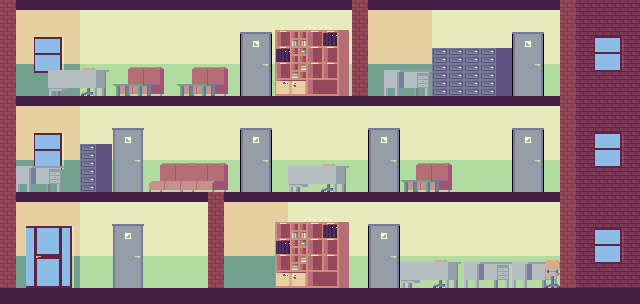

The image is a tile-based game level rendered from a .tmx file. Its description and source (layers, tilesets, objects; grid data summarised) follow:
An orthogonal 40x19 tile map with 16x16 px tiles, 4 tile layers (back, sub-middle, middle, colliders) and 20 objects (4x DoorDown, 4x DoorUp, 4x Pappers, 4x Shredder, 4x Clock).

<map version="1.8" tiledversion="1.8.2" orientation="orthogonal" renderorder="right-down" width="40" height="19" tilewidth="16" tileheight="16" infinite="0" nextlayerid="7" nextobjectid="23">
 <editorsettings>
  <export target="../../public/stage2.json" format="json" />
 </editorsettings>
 <tileset firstgid="1" name="tiles" tilewidth="16" tileheight="16" tilecount="180" columns="6">
  <image source="../../public/tiles.png" width="96" height="480" />
 </tileset>
 <layer id="1" name="back" width="40" height="19">
  <data>[760 cells, 724 non-empty, 52 distinct tile ids]</data>
 </layer>
 <layer id="5" name="sub-middle" width="40" height="19">
  <data>[760 cells, 149 non-empty, 59 distinct tile ids]</data>
 </layer>
 <layer id="4" name="middle" width="40" height="19">
  <data>[760 cells, 43 non-empty, 21 distinct tile ids]</data>
 </layer>
 <layer id="3" name="colliders" width="40" height="19">
  <data>[760 cells, 48 non-empty, 1 distinct tile ids]</data>
 </layer>
 <objectgroup id="6" name="objects">
  <object id="3" name="DoorDown" x="368" y="128" width="32" height="64" />
  <object id="4" name="DoorUp" x="112" y="224" width="32" height="64" />
  <object id="5" name="DoorUp" x="512" y="128" width="32" height="64" />
  <object id="6" name="DoorDown" x="112" y="128" width="32" height="64" />
  <object id="7" name="Pappers" x="328" y="246" width="9" height="8" />
  <object id="8" name="Shredder" x="16" y="149" width="16" height="17" />
  <object id="9" name="Pappers" x="313" y="70" width="9" height="8" />
  <object id="10" name="Pappers" x="87" y="136" width="9" height="8" />
  <object id="11" name="Shredder" x="48" y="53" width="16" height="17" />
  <object id="12" name="Shredder" x="288" y="149" width="16" height="17" />
  <object id="13" name="Clock" x="464" y="224" width="16" height="16" />
  <object id="14" name="Clock" x="160" y="224" width="16" height="16" />
  <object id="15" name="DoorDown" x="240" y="32" width="32" height="64" />
  <object id="16" name="DoorUp" x="240" y="128" width="32" height="64" />
  <object id="17" name="DoorDown" x="512" y="32" width="32" height="64" />
  <object id="18" name="Clock" x="192" y="32" width="16" height="16" />
  <object id="19" name="Clock" x="304" y="128" width="16" height="16" />
  <object id="20" name="Pappers" x="144" y="76" width="9" height="8" />
  <object id="21" name="Shredder" x="384" y="53" width="16" height="17" />
  <object id="22" name="DoorUp" x="368" y="224" width="32" height="64" />
 </objectgroup>
</map>